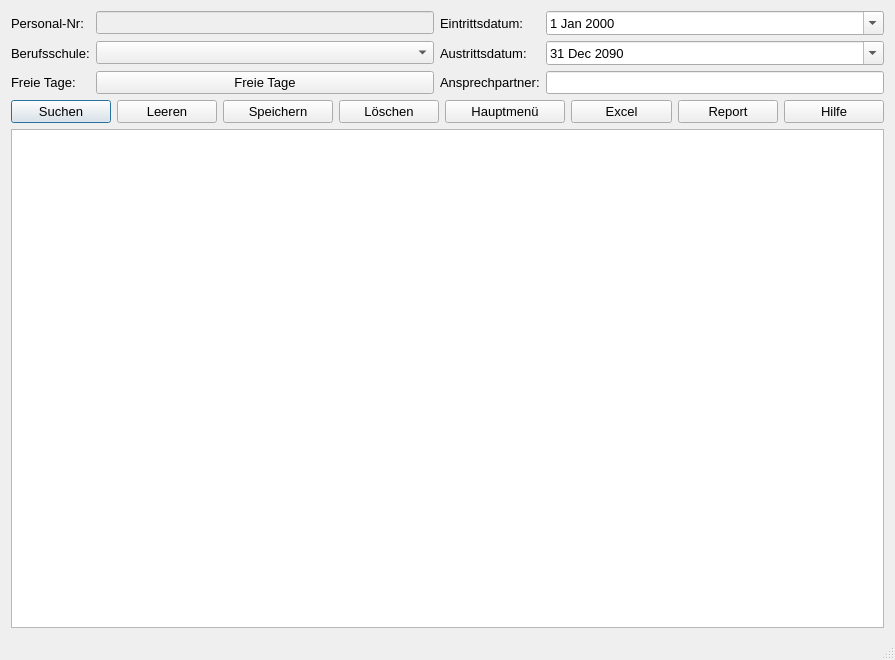
<?xml version="1.0" encoding="UTF-8"?>
<ui version="4.0">
 <class>Berufsschule</class>
 <widget class="QDialog" name="Berufsschule">
  <property name="geometry">
   <rect>
    <x>0</x>
    <y>0</y>
    <width>895</width>
    <height>660</height>
   </rect>
  </property>
  <property name="minimumSize">
   <size>
    <width>895</width>
    <height>660</height>
   </size>
  </property>
  <property name="windowTitle">
   <string>Berufsschule</string>
  </property>
  <property name="sizeGripEnabled">
   <bool>true</bool>
  </property>
  <layout class="QGridLayout" name="gridLayout">
   <item row="5" column="0" colspan="9">
    <layout class="QGridLayout" name="gridLayout_2">
     <item row="0" column="0">
      <widget class="QPushButton" name="pb_suchen">
       <property name="minimumSize">
        <size>
         <width>100</width>
         <height>0</height>
        </size>
       </property>
       <property name="font">
        <font>
         <pointsize>10</pointsize>
        </font>
       </property>
       <property name="text">
        <string>Suchen</string>
       </property>
       <property name="icon">
        <iconset>
         <normaloff>C:/Users/koele/_Symbole/UsedSymbols/searchmagnifierinterfacesymbol1_79893.ico</normaloff>C:/Users/koele/_Symbole/UsedSymbols/searchmagnifierinterfacesymbol1_79893.ico</iconset>
       </property>
      </widget>
     </item>
     <item row="0" column="1">
      <widget class="QPushButton" name="bt_clear">
       <property name="minimumSize">
        <size>
         <width>100</width>
         <height>0</height>
        </size>
       </property>
       <property name="font">
        <font>
         <pointsize>10</pointsize>
        </font>
       </property>
       <property name="text">
        <string>Leeren</string>
       </property>
       <property name="icon">
        <iconset>
         <normaloff>Z:/Knapp_Apprentice_Training/_Symbole/UsedSymbols/-clear_90704.ico</normaloff>Z:/Knapp_Apprentice_Training/_Symbole/UsedSymbols/-clear_90704.ico</iconset>
       </property>
      </widget>
     </item>
     <item row="0" column="4">
      <widget class="QPushButton" name="btHp">
       <property name="minimumSize">
        <size>
         <width>120</width>
         <height>0</height>
        </size>
       </property>
       <property name="font">
        <font>
         <pointsize>10</pointsize>
        </font>
       </property>
       <property name="text">
        <string>Hauptmenü</string>
       </property>
       <property name="icon">
        <iconset>
         <normaloff>C:/Users/koele/_Symbole/UsedSymbols/log-out_icon-icons.com_50106.ico</normaloff>C:/Users/koele/_Symbole/UsedSymbols/log-out_icon-icons.com_50106.ico</iconset>
       </property>
      </widget>
     </item>
     <item row="0" column="3">
      <widget class="QPushButton" name="btLoeschen">
       <property name="minimumSize">
        <size>
         <width>100</width>
         <height>0</height>
        </size>
       </property>
       <property name="font">
        <font>
         <pointsize>10</pointsize>
        </font>
       </property>
       <property name="text">
        <string>Löschen</string>
       </property>
       <property name="icon">
        <iconset>
         <normaloff>C:/Users/koele/_Symbole/UsedSymbols/seo-social-web-network-internet_262_icon-icons.com_61518.ico</normaloff>C:/Users/koele/_Symbole/UsedSymbols/seo-social-web-network-internet_262_icon-icons.com_61518.ico</iconset>
       </property>
      </widget>
     </item>
     <item row="0" column="6">
      <widget class="QPushButton" name="pb_report">
       <property name="minimumSize">
        <size>
         <width>100</width>
         <height>0</height>
        </size>
       </property>
       <property name="font">
        <font>
         <pointsize>10</pointsize>
        </font>
       </property>
       <property name="text">
        <string>Report</string>
       </property>
       <property name="icon">
        <iconset>
         <normaloff>C:/Users/koele/_Symbole/UsedSymbols/reporting_noun_report_document_file_icon_148360.ico</normaloff>C:/Users/koele/_Symbole/UsedSymbols/reporting_noun_report_document_file_icon_148360.ico</iconset>
       </property>
      </widget>
     </item>
     <item row="0" column="5">
      <widget class="QPushButton" name="btExcel">
       <property name="minimumSize">
        <size>
         <width>90</width>
         <height>0</height>
        </size>
       </property>
       <property name="font">
        <font>
         <pointsize>10</pointsize>
        </font>
       </property>
       <property name="text">
        <string>Excel</string>
       </property>
       <property name="icon">
        <iconset>
         <normaloff>C:/Users/koele/_Symbole/UsedSymbols/microsoft_excel_icon_132212.ico</normaloff>C:/Users/koele/_Symbole/UsedSymbols/microsoft_excel_icon_132212.ico</iconset>
       </property>
      </widget>
     </item>
     <item row="0" column="2">
      <widget class="QPushButton" name="btSpeichern">
       <property name="minimumSize">
        <size>
         <width>110</width>
         <height>0</height>
        </size>
       </property>
       <property name="font">
        <font>
         <pointsize>10</pointsize>
        </font>
       </property>
       <property name="text">
        <string>Speichern</string>
       </property>
       <property name="icon">
        <iconset>
         <normaloff>C:/Users/koele/_Symbole/UsedSymbols/save_3621.ico</normaloff>C:/Users/koele/_Symbole/UsedSymbols/save_3621.ico</iconset>
       </property>
      </widget>
     </item>
     <item row="0" column="7">
      <widget class="QPushButton" name="btHelp">
       <property name="minimumSize">
        <size>
         <width>100</width>
         <height>0</height>
        </size>
       </property>
       <property name="font">
        <font>
         <pointsize>10</pointsize>
        </font>
       </property>
       <property name="text">
        <string>Hilfe</string>
       </property>
       <property name="icon">
        <iconset>
         <normaloff>C:/Users/koele/_Symbole/UsedSymbols/info_13213.ico</normaloff>C:/Users/koele/_Symbole/UsedSymbols/info_13213.ico</iconset>
       </property>
      </widget>
     </item>
    </layout>
   </item>
   <item row="27" column="0" colspan="9">
    <widget class="QLabel" name="lab_INFO">
     <property name="maximumSize">
      <size>
       <width>16777215</width>
       <height>30</height>
      </size>
     </property>
     <property name="font">
      <font>
       <pointsize>10</pointsize>
      </font>
     </property>
     <property name="text">
      <string/>
     </property>
    </widget>
   </item>
   <item row="26" column="0" colspan="9">
    <widget class="QTableWidget" name="tw_Data">
     <property name="enabled">
      <bool>true</bool>
     </property>
     <property name="minimumSize">
      <size>
       <width>0</width>
       <height>0</height>
      </size>
     </property>
     <property name="maximumSize">
      <size>
       <width>16777215</width>
       <height>500</height>
      </size>
     </property>
     <property name="font">
      <font>
       <pointsize>10</pointsize>
      </font>
     </property>
     <property name="sizeAdjustPolicy">
      <enum>QAbstractScrollArea::AdjustIgnored</enum>
     </property>
     <property name="editTriggers">
      <set>QAbstractItemView::NoEditTriggers</set>
     </property>
     <property name="tabKeyNavigation">
      <bool>true</bool>
     </property>
     <property name="showDropIndicator" stdset="0">
      <bool>true</bool>
     </property>
     <property name="dragDropOverwriteMode">
      <bool>true</bool>
     </property>
     <property name="alternatingRowColors">
      <bool>true</bool>
     </property>
     <attribute name="verticalHeaderVisible">
      <bool>true</bool>
     </attribute>
    </widget>
   </item>
   <item row="0" column="0" colspan="9">
    <layout class="QGridLayout" name="gridLayout_4">
     <item row="1" column="1">
      <widget class="QComboBox" name="cb_Bs">
       <property name="font">
        <font>
         <pointsize>10</pointsize>
        </font>
       </property>
      </widget>
     </item>
     <item row="1" column="2">
      <widget class="QLabel" name="l_Austrittsdatum">
       <property name="font">
        <font>
         <pointsize>10</pointsize>
        </font>
       </property>
       <property name="text">
        <string>Austrittsdatum:</string>
       </property>
      </widget>
     </item>
     <item row="1" column="0">
      <widget class="QLabel" name="le_Berufsschule">
       <property name="font">
        <font>
         <pointsize>10</pointsize>
        </font>
       </property>
       <property name="text">
        <string>Berufsschule:</string>
       </property>
      </widget>
     </item>
     <item row="0" column="3">
      <widget class="QDateEdit" name="de_Eintritt">
       <property name="font">
        <font>
         <pointsize>10</pointsize>
        </font>
       </property>
       <property name="calendarPopup">
        <bool>true</bool>
       </property>
      </widget>
     </item>
     <item row="0" column="0">
      <widget class="QLabel" name="l_Vorname">
       <property name="font">
        <font>
         <pointsize>10</pointsize>
        </font>
       </property>
       <property name="text">
        <string>Personal-Nr:</string>
       </property>
      </widget>
     </item>
     <item row="0" column="2">
      <widget class="QLabel" name="l_Eintrittsdatum">
       <property name="font">
        <font>
         <pointsize>10</pointsize>
        </font>
       </property>
       <property name="text">
        <string>Eintrittsdatum:</string>
       </property>
      </widget>
     </item>
     <item row="1" column="3">
      <widget class="QDateEdit" name="de_Austritt">
       <property name="font">
        <font>
         <pointsize>10</pointsize>
        </font>
       </property>
       <property name="dateTime">
        <datetime>
         <hour>0</hour>
         <minute>0</minute>
         <second>0</second>
         <year>2090</year>
         <month>12</month>
         <day>31</day>
        </datetime>
       </property>
       <property name="maximumDateTime">
        <datetime>
         <hour>23</hour>
         <minute>59</minute>
         <second>59</second>
         <year>2090</year>
         <month>12</month>
         <day>31</day>
        </datetime>
       </property>
       <property name="calendarPopup">
        <bool>true</bool>
       </property>
      </widget>
     </item>
     <item row="0" column="1">
      <widget class="QLineEdit" name="le_PersNr">
       <property name="enabled">
        <bool>false</bool>
       </property>
       <property name="font">
        <font>
         <pointsize>10</pointsize>
        </font>
       </property>
      </widget>
     </item>
     <item row="2" column="0">
      <widget class="QLabel" name="label">
       <property name="font">
        <font>
         <pointsize>10</pointsize>
        </font>
       </property>
       <property name="text">
        <string>Freie Tage:</string>
       </property>
      </widget>
     </item>
     <item row="2" column="1">
      <widget class="QPushButton" name="pb_freieTage">
       <property name="font">
        <font>
         <pointsize>10</pointsize>
        </font>
       </property>
       <property name="text">
        <string>Freie Tage</string>
       </property>
      </widget>
     </item>
     <item row="2" column="2">
      <widget class="QLabel" name="la_ansprechpartner">
       <property name="font">
        <font>
         <pointsize>10</pointsize>
        </font>
       </property>
       <property name="text">
        <string>Ansprechpartner:</string>
       </property>
      </widget>
     </item>
     <item row="2" column="3">
      <widget class="QLineEdit" name="le_Ansprechpartner">
       <property name="font">
        <font>
         <pointsize>10</pointsize>
        </font>
       </property>
      </widget>
     </item>
    </layout>
   </item>
  </layout>
 </widget>
 <tabstops>
  <tabstop>le_PersNr</tabstop>
  <tabstop>cb_Bs</tabstop>
  <tabstop>pb_freieTage</tabstop>
  <tabstop>de_Eintritt</tabstop>
  <tabstop>de_Austritt</tabstop>
  <tabstop>le_Ansprechpartner</tabstop>
  <tabstop>pb_suchen</tabstop>
  <tabstop>bt_clear</tabstop>
  <tabstop>btSpeichern</tabstop>
  <tabstop>btLoeschen</tabstop>
  <tabstop>btHp</tabstop>
  <tabstop>btExcel</tabstop>
  <tabstop>pb_report</tabstop>
  <tabstop>btHelp</tabstop>
  <tabstop>tw_Data</tabstop>
 </tabstops>
 <resources/>
 <connections/>
</ui>
